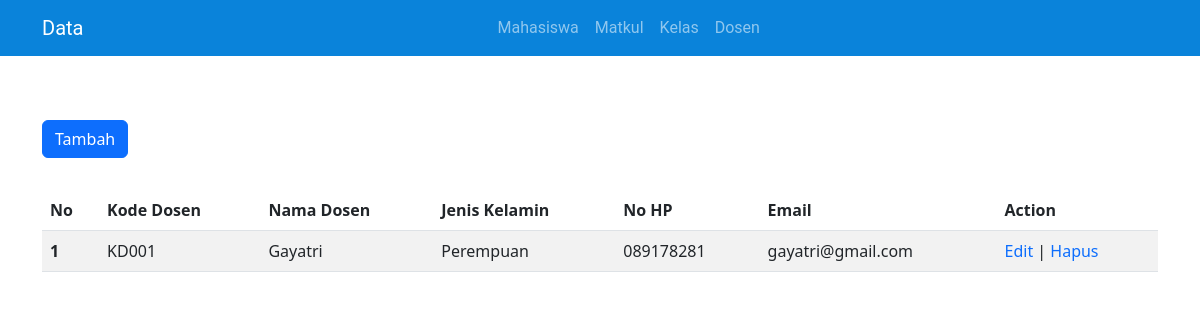
Screenshot of /dosen.php with the database file from the repository.
### tables this page shows
CREATE TABLE `dosen` (
  `kode_dosen` varchar(5) NOT NULL,
  `nama` varchar(150) NOT NULL,
  `gender` int(11) NOT NULL,
  `email` varchar(30) NOT NULL,
  `no_hp` varchar(16) NOT NULL
);

### dosen.php (the view, shortened to what this page needs)
<?php
    include 'layout/header.php';
    $data = mysqli_query($conn, "SELECT * FROM dosen");
?>
<section>
      <div class="container my-5">
        <div class="row">
          <div class="col-12 my-3">
            <button type="button" class="btn btn-primary" data-bs-toggle="modal" data-bs-target="#insert_dosen">
              Tambah
            </button>
          </div>
          <div class="col-12 my-3">
            <table class="table table-striped">
              <thead>
                <tr>
                  <th scope="col">No</th>
                  <th scope="col">Kode Dosen</th>
                  <th scope="col">Nama Dosen</th>
                  <th scope="col">Jenis Kelamin</th>
                  <th scope="col">No HP</th>
                  <th scope="col">Email</th>
                  <th scope="col">Action</th>
                </tr>
              </thead>
              <tbody>
              <?php
                    $no = 1;
                    while($d = mysqli_fetch_assoc($data)){
                ?>
                <tr>
                  <th scope="row"><?= $no++; ?></th>
                  <td><?= $d["kode_dosen"]; ?></td>
                  <td><?= $d["nama"]; ?></td>
                  <td><?= $d['gender'] == 1 ? 'Laki-Laki': 'Perempuan'; ?></td>
                  <td><?= $d['no_hp']; ?></td>
                  <td><?= $d['email']; ?></td>
                  <td>
                    <a button type="button" data-bs-toggle="modal" data-bs-target="#editdosen<?= $d['kode_dosen'] ?>" class="text-decoration-none">Edit</a>
                    |
                    <a button type="button" data-bs-toggle="modal" data-bs-target="#hapusdosen<?= $d['kode_dosen'] ?>"class="text-decoration-none">Hapus</a>
                  </td>
                </tr>
                <?php
                }
                ?>
              </tbody>
            </table>
          </div>
        </div>
      </div>
    </section>
<?php
    include 'layout/footer.php';
?>

### rows the page displays
dosen: kode_dosen "KD001", nama "Gayatri", gender "Perempuan", no_hp "089178281", email "gayatri@gmail.com"
